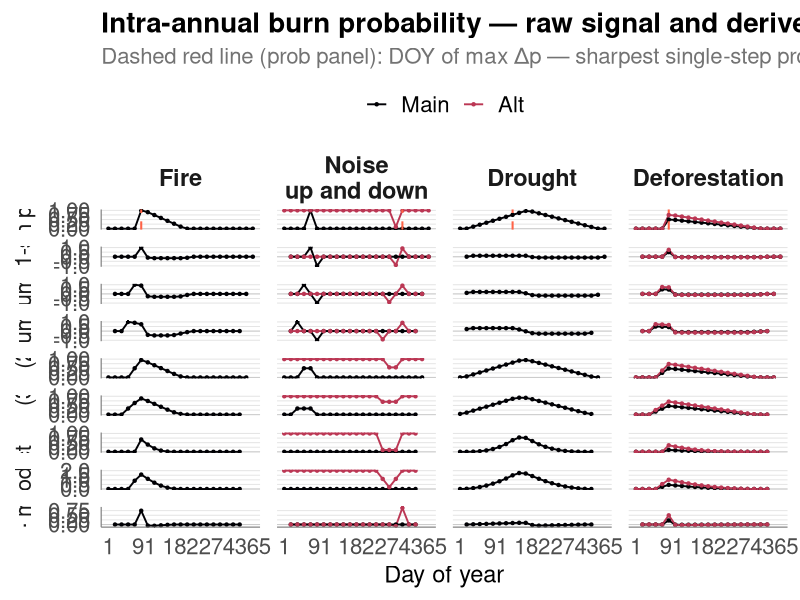
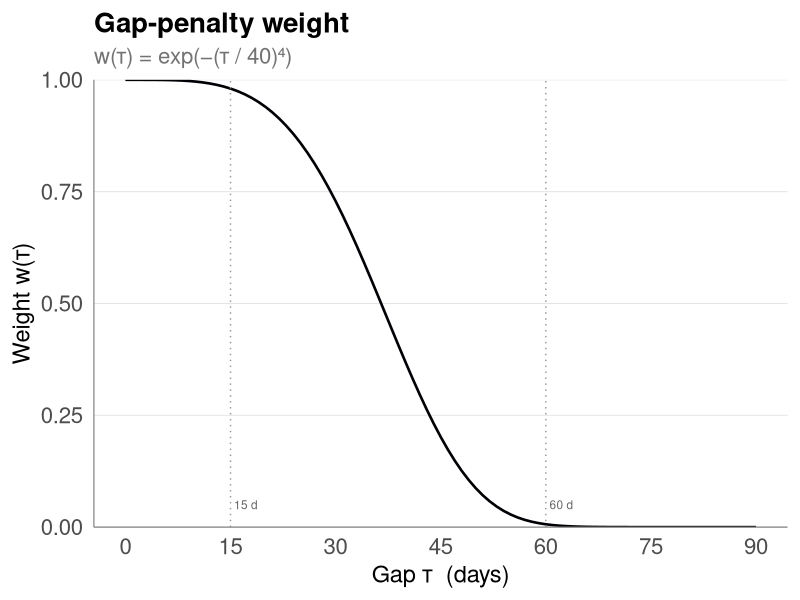
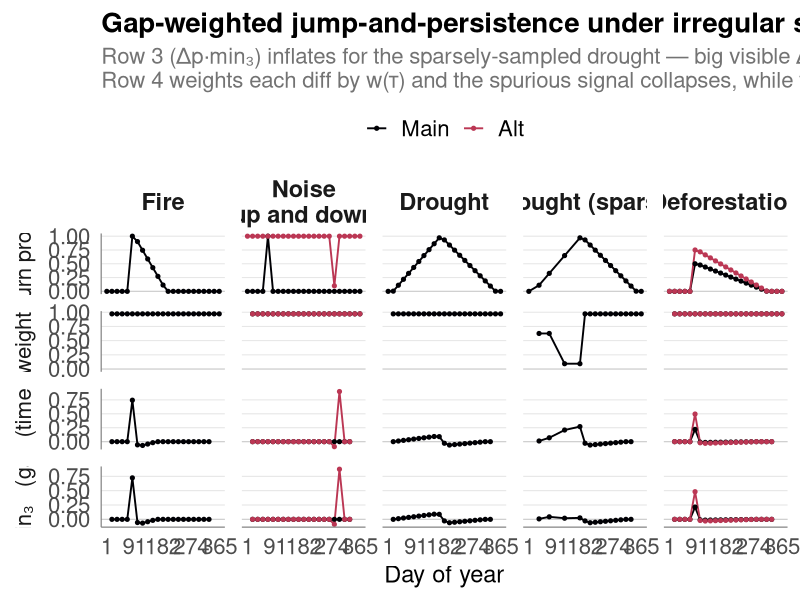
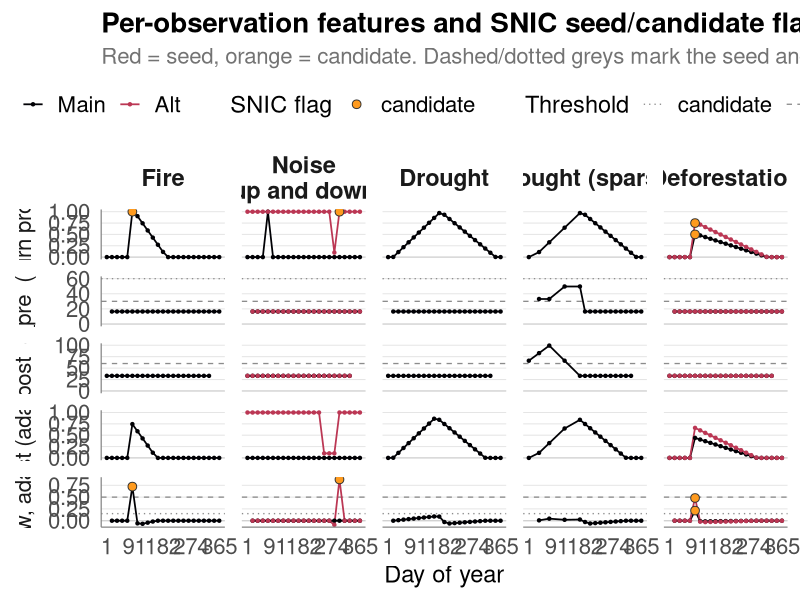
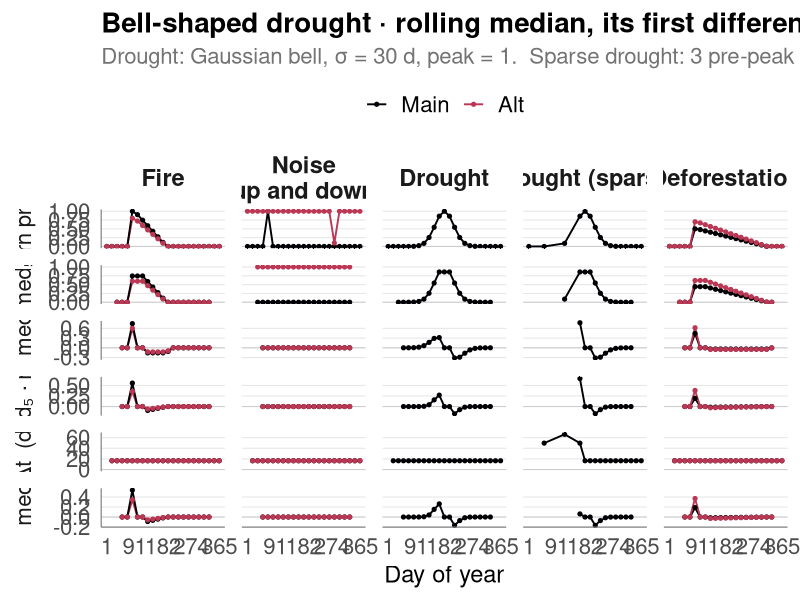
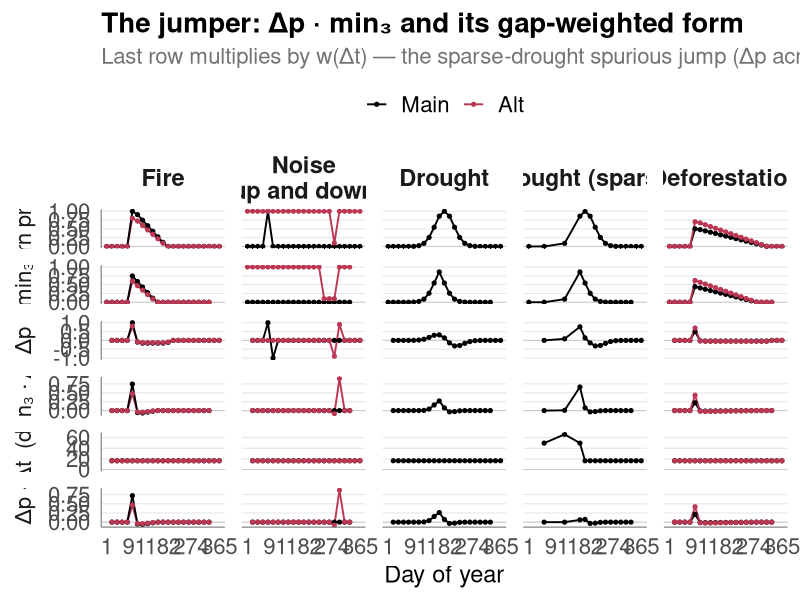
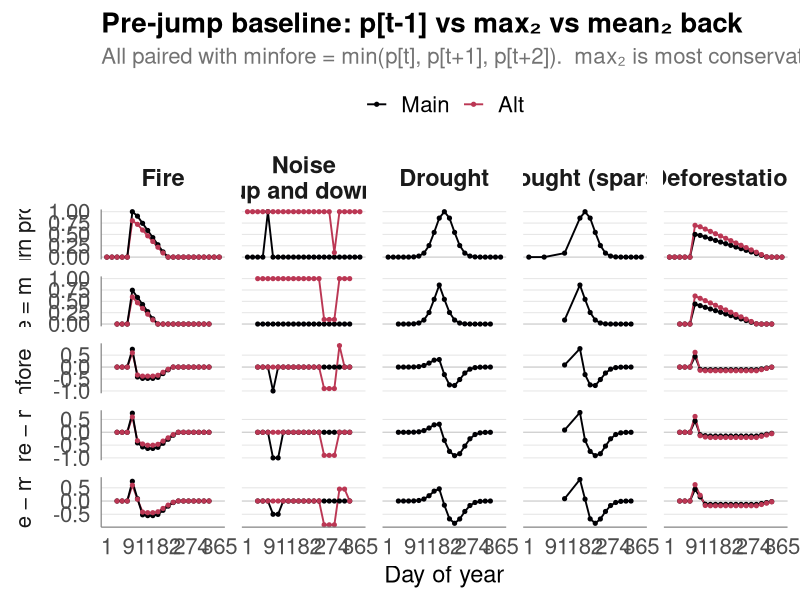

The R source for these figures, in order:
## ---- chunk 1
library(tidyverse)

# Single source of truth for plot styling. Bump `base_size` to scale every font
# in every plot, or tweak individual elements here to update all plots at once.
theme_burn <- function(base_size = 18) {
  theme_minimal(base_size = base_size) +
    theme(
      strip.placement   = "outside",
      strip.text.y.left = element_text(size   = base_size - 2,
                                       margin = margin(r = 6)),
      strip.text.x      = element_text(face   = "bold",
                                       size   = base_size - 1,
                                       margin = margin(b = 6)),
      panel.spacing     = unit(0.85, "lines"),
      panel.grid.minor  = element_blank(),
      panel.grid.major.x = element_blank(),
      panel.grid.major.y = element_line(colour = "grey90", linewidth = 0.35),
      axis.line         = element_line(colour = "grey50", linewidth = 0.4),
      plot.title        = element_text(face   = "bold",
                                       size   = base_size + 2,
                                       margin = margin(b = 6)),
      plot.subtitle     = element_text(size   = base_size - 2,
                                       colour = "grey45",
                                       margin = margin(b = 8)),
      axis.text         = element_text(size = base_size - 2),
      axis.title        = element_text(size = base_size - 1),
      legend.position   = "top",
      legend.box        = "horizontal",
      legend.title      = element_text(size = base_size - 1),
      legend.text       = element_text(size = base_size - 2)
    )
}

theme_set(theme_burn())
## ---- chunk 2
# Regular sampling at half the previous density (~16.5 d spacing).
n   <- 23
doy <- seq(1, 365, length.out = n)

# Signal shapes are defined directly in DOY space so they survive any change
# in sampling density. Helper for "spike at the obs nearest a target DOY".
idx_at <- function(target_doy) which.min(abs(doy - target_doy))

make_signal <- function(type, peak = 1.0) {
  p <- rep(0.0, n)
  switch(type,
    fire = {
      # peak plateau DOY 73–90, then linear decline to DOY 195
      p <- ifelse(doy < 73,                                  0,
           ifelse(doy <= 90,                                 peak,
           ifelse(doy <= 195, peak * (195 - doy) / (195 - 90), 0)))
    },
    noise = {
      # baseline 0, single high spike near DOY 73
      p[idx_at(73)] <- peak
    },
    noise_down = {
      # baseline 1, single low dip near DOY 276 (later in the year)
      p[]            <- 1.0
      p[idx_at(276)] <- 0.1
    },
    drought = {
      # slow linear increase DOY 17 → 171; linear decline to DOY 349
      p <- ifelse(doy < 17,                                          0,
           ifelse(doy <= 171, peak * (doy - 17)  / (171 - 17),
           ifelse(doy <= 349, peak * (349 - doy) / (349 - 171),      0)))
    },
    deforestation = {
      # peak plateau DOY 73–90, slow decline to DOY 317
      p <- ifelse(doy < 73,                                   0,
           ifelse(doy <= 90,                                  peak,
           ifelse(doy <= 317, peak * (317 - doy) / (317 - 90), 0)))
    }
  )
  p
}

# Each row defines one signal. Multiple rows per `case` are allowed and will be
# overlaid in the same column of the facet grid, distinguished by colour.
# `type` is the signal-generator key (passed to make_signal); `case` is the panel.
signal_specs <- tibble::tribble(
  ~case,           ~type,           ~level,         ~peak,
  "fire",          "fire",          NA_character_,  1.00,
  "noise",         "noise",         "up",           1.00,
  "noise",         "noise_down",    "down",         1.00,
  "drought",       "drought",       NA_character_,  1.00,
  "deforestation", "deforestation", "0.50",         0.50,
  "deforestation", "deforestation", "0.75",         0.75
)
## ---- chunk 3
# For a probability vector p at dates d, compute:
#   pdiff      : p[t] - p[t-1], assigned to forward date t
#   pdiff_sum2 : rolling sum of 2 consecutive diffs, date of first diff
#   pdiff_sum3 : rolling sum of 3 consecutive diffs, date of first diff
#   mean2      : 2-obs forward rolling mean of p, date of first obs
#   mean3      : 3-obs forward rolling mean of p, date of first obs
#   prod3      : 3-obs forward rolling product of p, date of first obs
#                — spike-killer: any zero in the window forces the window to zero
#   q3         : sum of products of consecutive pairs in a 3-obs window,
#                p[t]·p[t+1] + p[t+1]·p[t+2], date of first obs.
#                — fires when the high value is flanked by another high value;
#                  in log-space this is logsumexp(log p[t]+log p[t+1], log p[t+1]+log p[t+2])
#   jump_x_min : (p[t] - p[t-1]) · min(p[t], p[t+1], p[t+2]), date = t
#                — combined: requires both an abrupt jump AND persistence after,
#                  so it suppresses noise (no persistence) and drought (no jump) at once
compute_metrics <- function(p, d) {
  n  <- length(p)
  pd <- diff(p)          # length n-1
  m  <- length(pd)
  pd_doy <- d[-1]        # forward dates for each diff

  list(
    prob       = tibble(doy = d,              value = p),
    pdiff      = tibble(doy = pd_doy,         value = pd),
    pdiff_sum2 = tibble(doy = pd_doy[-m],     value = pd[-m] + pd[-1]),
    pdiff_sum3 = tibble(doy = pd_doy[1:(m-2)],
                        value = pd[1:(m-2)] + pd[2:(m-1)] + pd[3:m]),
    mean2      = tibble(doy = d[-n],          value = (p[-n] + p[-1]) / 2),
    mean3      = tibble(doy = d[1:(n-2)],     value = (p[1:(n-2)] + p[2:(n-1)] + p[3:n]) / 3),
    prod3      = tibble(doy = d[1:(n-2)],     value = p[1:(n-2)] * p[2:(n-1)] * p[3:n]),
    q3         = tibble(doy = d[1:(n-2)],
                        value = p[1:(n-2)] * p[2:(n-1)] + p[2:(n-1)] * p[3:n]),
    jump_x_min = tibble(
      doy   = d[2:(n-2)],
      value = (p[2:(n-2)] - p[1:(n-3)]) *
              pmin(p[2:(n-2)], p[3:(n-1)], p[4:n])
    )
  )
}

var_levels  <- c("prob", "pdiff", "pdiff_sum2", "pdiff_sum3",
                 "mean2", "mean3", "prod3", "q3", "jump_x_min")
case_levels <- c("fire", "noise", "drought", "deforestation")

df <- purrr::pmap_dfr(signal_specs, function(case, type, level, peak) {
  p      <- make_signal(type, peak)
  mets   <- compute_metrics(p, doy)
  sig_id <- if (is.na(level)) type else paste(case, level, sep = "_")
  purrr::map_dfr(var_levels, function(vr) {
    mets[[vr]] |> mutate(
      signal_id = sig_id,
      case      = case,
      level     = level,
      variable  = vr
    )
  })
}) |>
  mutate(
    case      = factor(case,     levels = case_levels),
    variable  = factor(variable, levels = var_levels),
    color_grp = dplyr::case_when(
      case == "noise"         & level == "down" ~ "Alt",
      case == "deforestation" & level == "0.75" ~ "Alt",
      TRUE                                      ~ "Main"
    )
  )
## ---- chunk 4
#| fig-width: 13
#| fig-height: 19

# DOY of max pdiff per case — vertical reference in the prob panel only.
# Multiple signals per case have the same transition DOY in these synthetics,
# so we keep one vline per case.
vline_df <- df |>
  filter(variable == "pdiff") |>
  group_by(signal_id, case) |>
  slice_max(value, n = 1, with_ties = FALSE) |>
  ungroup() |>
  group_by(case) |>
  slice_head(n = 1) |>
  ungroup() |>
  select(case, doy_vline = doy) |>
  mutate(variable = factor("prob", levels = var_levels))

var_labels <- c(
  prob       = "Burn prob.",
  pdiff      = "Δp  (1-step)",
  pdiff_sum2 = "Δp sum  (2)",
  pdiff_sum3 = "Δp sum  (3)",
  mean2      = "Mean  (2-obs)",
  mean3      = "Mean  (3-obs)",
  prod3      = "Product  (3-obs)",
  q3         = "Σ pair-prod  (3-obs)",
  jump_x_min = "Δp · min₃"
)

case_labels <- c(
  fire          = "Fire",
  noise         = "Noise\nup and down",
  drought       = "Drought",
  deforestation = "Deforestation"
)

ggplot(df, aes(x = doy, y = value, group = signal_id, colour = color_grp)) +
  geom_hline(yintercept = 0, colour = "grey80", linewidth = 0.35) +
  geom_line(linewidth = 0.65) +
  geom_point(size = 0.85) +
  geom_vline(
    data        = vline_df,
    aes(xintercept = doy_vline),
    colour      = "tomato",
    linetype    = "dashed",
    linewidth   = 0.7,
    inherit.aes = FALSE
  ) +
  facet_grid(
    variable ~ case,
    scales   = "free_y",
    switch   = "y",
    labeller = labeller(variable = var_labels, case = case_labels)
  ) +
  scale_colour_manual(
    name   = NULL,
    values = c(Main = "#000004", Alt = "#BB3754"),
    breaks = c("Main", "Alt")
  ) +
  scale_x_continuous(
    breaks = c(1, 91, 182, 274, 365),
    labels = c("1", "91", "182", "274", "365")
  ) +
  labs(
    x        = "Day of year",
    y        = NULL,
    title    = "Intra-annual burn probability — raw signal and derived metrics",
    subtitle = "Dashed red line (prob panel): DOY of max Δp — sharpest single-step probability increase"
  )
## ---- chunk 5
#| label: gap-weight-shape
#| fig-width: 6.5
#| fig-height: 3

gap_weight <- function(tau_days, tau0 = 40, k = 4) {
  exp(-(tau_days / tau0)^k)
}

tibble(tau = seq(0, 90, by = 1), w = gap_weight(tau)) |>
  ggplot(aes(tau, w)) +
  geom_line(linewidth = 0.9, colour = "#000004") +
  geom_vline(xintercept = c(15, 60), colour = "grey60", linetype = "dotted") +
  annotate("text", x = 15, y = 0.05, label = "15 d", hjust = -0.15, size = 3, colour = "grey40") +
  annotate("text", x = 60, y = 0.05, label = "60 d", hjust = -0.15, size = 3, colour = "grey40") +
  scale_y_continuous(limits = c(0, 1), expand = c(0, 0)) +
  scale_x_continuous(breaks = seq(0, 90, by = 15)) +
  labs(
    x        = "Gap τ  (days)",
    y        = "Weight w(τ)",
    title    = "Gap-penalty weight",
    subtitle = "w(τ) = exp(−(τ / 40)⁴)"
  )
## ---- chunk 6
# Sparse drought: keep only ~17 obs over the year (gaps up to ~50 d in the
# early part, dense from obs 11 onward).
sparse_keep <- c(1L, 3L, 5L, 8L, 11L:n)

build_obs <- function(case, peak, keep = seq_len(n)) {
  p_full <- make_signal(case, peak)
  list(p = p_full[keep], d = doy[keep])
}

signals2 <- list(
  fire              = list(case = "fire",           level = NA_character_,
                           obs = build_obs("fire",          1.00)),
  noise_up          = list(case = "noise",          level = "up",
                           obs = build_obs("noise",         1.00)),
  noise_down        = list(case = "noise",          level = "down",
                           obs = build_obs("noise_down",    1.00)),
  drought           = list(case = "drought",        level = NA_character_,
                           obs = build_obs("drought",       1.00)),
  drought_sparse    = list(case = "drought_sparse", level = NA_character_,
                           obs = build_obs("drought",       1.00, sparse_keep)),
  deforestation_050 = list(case = "deforestation",  level = "0.50",
                           obs = build_obs("deforestation", 0.50)),
  deforestation_075 = list(case = "deforestation",  level = "0.75",
                           obs = build_obs("deforestation", 0.75))
)

compute_jw <- function(p, d) {
  nn  <- length(p)
  pd  <- diff(p)              # length nn - 1
  tau <- diff(d)              # gap in days, length nn - 1
  w   <- gap_weight(tau)      # length nn - 1
  fwd <- d[-1]                # forward date for each diff / each gap

  idx       <- 1:(nn - 3)     # for jump: t = 2..(nn - 2)
  jx_doy    <- fwd[idx]
  persist3  <- pmin(p[2:(nn - 2)], p[3:(nn - 1)], p[4:nn])
  j_agn     <- pd[idx]            * persist3   # time-agnostic = jump_x_min
  j_w       <- pd[idx] * w[idx]   * persist3   # gap-weighted

  list(
    prob       = tibble(doy = d,        value = p),
    weight     = tibble(doy = fwd,      value = w),
    jump_x_min = tibble(doy = jx_doy,   value = j_agn),
    jump_w     = tibble(doy = jx_doy,   value = j_w)
  )
}

var2_levels  <- c("prob", "weight", "jump_x_min", "jump_w")
case2_levels <- c("fire", "noise", "drought", "drought_sparse", "deforestation")

df2 <- purrr::imap_dfr(signals2, function(sig, sig_id) {
  mets <- compute_jw(sig$obs$p, sig$obs$d)
  purrr::map_dfr(var2_levels, function(vr) {
    mets[[vr]] |> mutate(
      signal_id = sig_id,
      case      = sig$case,
      level     = sig$level,
      variable  = vr
    )
  })
}) |>
  mutate(
    case      = factor(case,     levels = case2_levels),
    variable  = factor(variable, levels = var2_levels),
    color_grp = dplyr::case_when(
      case == "noise"         & level == "down" ~ "Alt",
      case == "deforestation" & level == "0.75" ~ "Alt",
      TRUE                                      ~ "Main"
    )
  )
## ---- chunk 7
#| fig-width: 15
#| fig-height: 12

case2_labels <- c(
  fire           = "Fire",
  noise          = "Noise\nup and down",
  drought        = "Drought",
  drought_sparse = "Drought (sparse)",
  deforestation  = "Deforestation"
)

var2_labels <- c(
  prob       = "Burn prob.",
  weight     = "Gap weight  w(τ)",
  jump_x_min = "Δp · min₃   (time-agnostic)",
  jump_w     = "Δp · w(τ) · min₃   (gap-weighted)"
)

ggplot(df2, aes(x = doy, y = value,
                group = signal_id, colour = color_grp)) +
  geom_hline(yintercept = 0, colour = "grey80", linewidth = 0.35) +
  geom_line(linewidth = 0.65) +
  geom_point(size = 1.1) +
  facet_grid(
    variable ~ case,
    scales   = "free_y",
    switch   = "y",
    labeller = labeller(variable = var2_labels, case = case2_labels)
  ) +
  scale_colour_manual(
    name   = NULL,
    values = c(Main = "#000004", Alt = "#BB3754"),
    breaks = c("Main", "Alt")
  ) +
  scale_x_continuous(breaks = c(1, 91, 182, 274, 365)) +
  labs(
    x        = "Day of year",
    y        = NULL,
    title    = "Gap-weighted jump-and-persistence under irregular sampling",
    subtitle = "Row 3 (Δp·min₃) inflates for the sparsely-sampled drought — big visible Δp across long gaps.\nRow 4 weights each diff by w(τ) and the spurious signal collapses, while fire and deforestation are preserved."
  )
## ---- chunk 8
# Adaptive persistence: 3-obs min when the window's time span ≤ tau_max,
# otherwise fall back to 2-obs min (and to p[t] alone at the trailing edge).
persist_adapt_fn <- function(p, d, tau_max = 60) {
  nn       <- length(p)
  p3       <- rep(NA_real_, nn)
  p2       <- rep(NA_real_, nn)
  tau_post <- rep(NA_real_, nn)
  if (nn >= 3) {
    p3[1:(nn - 2)]       <- pmin(p[1:(nn - 2)], p[2:(nn - 1)], p[3:nn])
    tau_post[1:(nn - 2)] <- d[3:nn] - d[1:(nn - 2)]
  }
  if (nn >= 2) p2[1:(nn - 1)] <- pmin(p[1:(nn - 1)], p[2:nn])

  out <- p
  out <- ifelse(!is.na(p2), p2, out)
  out <- ifelse(!is.na(p3) & !is.na(tau_post) & tau_post <= tau_max, p3, out)
  out
}

compute_snic_features <- function(p, d,
                                   tau_max       = 60,
                                   theta_high    = 0.5,
                                   theta_low     = 0.15,
                                   tau_pre_seed  = 30,
                                   tau_pre_cand  = 60,
                                   tau_post_seed = 60,
                                   n_min_seed    = 35,
                                   n_min_cand    = 20) {
  nn         <- length(p)
  n_obs_year <- nn

  tau_pre  <- c(NA_real_, diff(d))
  tau_post <- if (nn >= 3) c(d[3:nn] - d[1:(nn - 2)], NA_real_, NA_real_)
              else rep(NA_real_, nn)
  w_pre    <- gap_weight(tau_pre)

  persist_adapt <- persist_adapt_fn(p, d, tau_max = tau_max)
  dp            <- c(NA_real_, diff(p))
  J_w_adapt     <- dp * w_pre * persist_adapt

  is_seed <- !is.na(J_w_adapt) & J_w_adapt >= theta_high &
             !is.na(tau_pre)   & tau_pre   <= tau_pre_seed &
             !is.na(tau_post)  & tau_post  <= tau_post_seed &
             n_obs_year >= n_min_seed

  is_cand <- !is.na(J_w_adapt) & J_w_adapt >= theta_low &
             !is.na(tau_pre)   & tau_pre   <= tau_pre_cand &
             n_obs_year >= n_min_cand

  tibble(
    doy           = d,
    p             = p,
    tau_pre       = tau_pre,
    tau_post      = tau_post,
    w_pre         = w_pre,
    persist_adapt = persist_adapt,
    dp            = dp,
    J_w_adapt     = J_w_adapt,
    n_obs_year    = n_obs_year,
    flag          = factor(
      dplyr::case_when(is_seed ~ "seed", is_cand ~ "candidate", TRUE ~ "none"),
      levels = c("none", "candidate", "seed")
    )
  )
}

df3 <- purrr::imap_dfr(signals2, function(sig, sig_id) {
  feats <- compute_snic_features(sig$obs$p, sig$obs$d)
  feats |> mutate(
    signal_id = sig_id,
    case      = sig$case,
    level     = sig$level
  )
}) |>
  mutate(
    case      = factor(case, levels = case2_levels),
    color_grp = dplyr::case_when(
      case == "noise"         & level == "down" ~ "Alt",
      case == "deforestation" & level == "0.75" ~ "Alt",
      TRUE                                      ~ "Main"
    )
  )
## ---- chunk 9
#| fig-width: 15
#| fig-height: 14

var3_levels <- c("prob", "tau_pre", "tau_post", "persist_adapt", "J_w_adapt")

var3_labels <- c(
  prob          = "Burn prob.",
  tau_pre       = "τ_pre  (d)",
  tau_post      = "τ_post  (d)",
  persist_adapt = "Persist (adaptive)",
  J_w_adapt     = "J  (w, adapt)"
)

df3_long <- df3 |>
  select(doy, signal_id, case, color_grp, flag,
         prob = p, tau_pre, tau_post, persist_adapt, J_w_adapt) |>
  tidyr::pivot_longer(c(prob, tau_pre, tau_post, persist_adapt, J_w_adapt),
                      names_to = "variable", values_to = "value") |>
  mutate(variable = factor(variable, levels = var3_levels))

# Threshold reference lines per row
hlines_df <- tibble::tribble(
  ~variable,    ~yintercept, ~thr_type,
  "tau_pre",    30,          "seed",
  "tau_pre",    60,          "candidate",
  "tau_post",   60,          "seed",
  "J_w_adapt",  0.5,         "seed",
  "J_w_adapt",  0.15,        "candidate"
) |>
  mutate(variable = factor(variable, levels = var3_levels))

# Flag markers — only on the prob and J_w_adapt rows
flag_markers <- df3_long |>
  filter(variable %in% c("prob", "J_w_adapt"), flag != "none")

ggplot(df3_long, aes(x = doy, y = value,
                     group = signal_id, colour = color_grp)) +
  geom_hline(yintercept = 0, colour = "grey80", linewidth = 0.35) +
  geom_hline(
    data        = hlines_df,
    aes(yintercept = yintercept, linetype = thr_type),
    colour      = "grey55",
    linewidth   = 0.45,
    inherit.aes = FALSE
  ) +
  geom_line(linewidth = 0.6) +
  geom_point(size = 0.85) +
  geom_point(
    data        = flag_markers,
    aes(x = doy, y = value, fill = flag),
    shape       = 21,
    colour      = "grey20",
    size        = 2.6,
    stroke      = 0.5,
    inherit.aes = FALSE
  ) +
  facet_grid(
    variable ~ case,
    scales   = "free_y",
    switch   = "y",
    labeller = labeller(variable = var3_labels, case = case2_labels)
  ) +
  scale_colour_manual(
    name   = NULL,
    values = c(Main = "#000004", Alt = "#BB3754"),
    breaks = c("Main", "Alt")
  ) +
  scale_fill_manual(
    name   = "SNIC flag",
    values = c(seed = "#e31a1c", candidate = "#ff9b1f")
  ) +
  scale_linetype_manual(
    name   = "Threshold",
    values = c(seed = "dashed", candidate = "dotted")
  ) +
  scale_x_continuous(breaks = c(1, 91, 182, 274, 365)) +
  labs(
    x        = "Day of year",
    y        = NULL,
    title    = "Per-observation features and SNIC seed/candidate flags",
    subtitle = "Red = seed, orange = candidate. Dashed/dotted greys mark the seed and candidate thresholds on τ_pre, τ_post, and J."
  )
## ---- chunk 10
mu_bell    <- doy[idx_at(180)]   # peak obs nearest mid-year (DOY ≈ 182.5)
sigma_bell <- 30                 # days

make_signal_bell <- function(type, peak = 1.0) {
  p <- rep(0.0, n)
  switch(type,
    fire = {
      p <- ifelse(doy < 73,                                  0,
           ifelse(doy <= 90,                                 peak,
           ifelse(doy <= 195, peak * (195 - doy) / (195 - 90), 0)))
    },
    noise = {
      p[idx_at(73)] <- peak
    },
    noise_down = {
      p[]            <- 1.0
      p[idx_at(276)] <- 0.1
    },
    drought = {
      p <- peak * exp(-((doy - mu_bell)^2) / (2 * sigma_bell^2))
    },
    deforestation = {
      p <- ifelse(doy < 73,                                   0,
           ifelse(doy <= 90,                                  peak,
           ifelse(doy <= 317, peak * (317 - doy) / (317 - 90), 0)))
    }
  )
  p
}

# Sparse drought: obs 1, 4, 8 before peak; dense from obs 11 onward.
# At obs 8 (DOY ≈ 117): bell ≈ 0.09 → jump to ≈ 0.86 at obs 11 (DOY ≈ 166).
sparse_keep_bell <- c(1L, 4L, 8L, 11L:n)

build_obs_bell <- function(case, peak, keep = seq_len(n)) {
  p_full <- make_signal_bell(case, peak)
  list(p = p_full[keep], d = doy[keep])
}

signals_ws <- list(
  fire_100          = list(case = "fire",           level = "1.00",
                           obs = build_obs_bell("fire",          1.00)),
  fire_080          = list(case = "fire",           level = "0.80",
                           obs = build_obs_bell("fire",          0.80)),
  noise_up          = list(case = "noise",          level = "up",
                           obs = build_obs_bell("noise",         1.00)),
  noise_down        = list(case = "noise",          level = "down",
                           obs = build_obs_bell("noise_down",    1.00)),
  drought           = list(case = "drought",        level = NA_character_,
                           obs = build_obs_bell("drought",       1.00)),
  drought_sparse    = list(case = "drought_sparse", level = NA_character_,
                           obs = build_obs_bell("drought",       1.00, sparse_keep_bell)),
  deforestation_050 = list(case = "deforestation",  level = "0.50",
                           obs = build_obs_bell("deforestation", 0.50)),
  deforestation_070 = list(case = "deforestation",  level = "0.70",
                           obs = build_obs_bell("deforestation", 0.70))
)

# 5-obs forward rolling median dated at the middle (3rd) observation.
compute_ws1 <- function(p, d) {
  nn      <- length(p)
  valid_n <- max(nn - 4L, 0L)

  if (valid_n > 0L) {
    med5_val <- vapply(seq_len(valid_n),
                       function(i) median(p[i:(i + 4L)]),
                       numeric(1))
    med5_doy <- d[seq_len(valid_n) + 2L]   # middle obs of each 5-obs window
  } else {
    med5_val <- numeric(0)
    med5_doy <- numeric(0)
  }

  dm5 <- diff(med5_val)
  # Gap between consecutive med5 dates = gap between the two middle obs of the
  # rolling windows. We use this gap to soften the product near long gaps.
  gw_med <- if (length(med5_doy) >= 2) gap_weight(diff(med5_doy)) else numeric(0)

  list(
    prob        = tibble(doy = d,             value = p),
    median5     = tibble(doy = med5_doy,      value = med5_val),
    diff_med5   = tibble(doy = med5_doy[-1],  value = dm5),
    prod_med5   = tibble(doy = med5_doy[-1],  value = dm5 * med5_val[-1]),
    delta_t     = tibble(doy = d[-1],         value = diff(d)),
    prod_med5_w = tibble(doy = med5_doy[-1],  value = dm5 * med5_val[-1] * gw_med)
  )
}

var_ws1_levels <- c("prob", "median5", "diff_med5", "prod_med5",
                    "delta_t", "prod_med5_w")

df_ws1 <- purrr::imap_dfr(signals_ws, function(sig, sig_id) {
  mets <- compute_ws1(sig$obs$p, sig$obs$d)
  purrr::map_dfr(var_ws1_levels, function(vr) {
    mets[[vr]] |> mutate(
      signal_id = sig_id,
      case      = sig$case,
      level     = sig$level,
      variable  = vr
    )
  })
}) |>
  mutate(
    case      = factor(case,     levels = case2_levels),
    variable  = factor(variable, levels = var_ws1_levels),
    color_grp = dplyr::case_when(
      case == "fire"          & level == "0.80" ~ "Alt",
      case == "noise"         & level == "down" ~ "Alt",
      case == "deforestation" & level == "0.70" ~ "Alt",
      TRUE                                      ~ "Main"
    )
  )
## ---- chunk 11
#| fig-width: 14
#| fig-height: 13

var_ws1_labels <- c(
  prob        = "Burn prob.",
  median5     = "med₅",
  diff_med5   = "Δ med₅",
  prod_med5   = "Δmed₅ · med₅",
  delta_t     = "Δt  (d)",
  prod_med5_w = "Δmed₅ · med₅ · w(Δt)"
)

ggplot(df_ws1, aes(x = doy, y = value,
                   group = signal_id, colour = color_grp)) +
  geom_hline(yintercept = 0, colour = "grey80", linewidth = 0.35) +
  geom_line(linewidth = 0.65) +
  geom_point(size = 1.1) +
  facet_grid(
    variable ~ case,
    scales   = "free_y",
    switch   = "y",
    labeller = labeller(variable = var_ws1_labels, case = case2_labels)
  ) +
  scale_colour_manual(
    name   = NULL,
    values = c(Main = "#000004", Alt = "#BB3754"),
    breaks = c("Main", "Alt")
  ) +
  scale_x_continuous(breaks = c(1, 91, 182, 274, 365)) +
  labs(
    x        = "Day of year",
    y        = NULL,
    title    = "Bell-shaped drought · rolling median, its first difference, and gap-weighted product",
    subtitle = paste0(
      "Drought: Gaussian bell, σ = 30 d, peak = 1.  ",
      "Sparse drought: 3 pre-peak obs (last at DOY ≈ 117, prob ≈ 0.09)."
    )
  )
## ---- chunk 12
# dp[t]   = p[t] - p[t-1], dated at d[t]   (t = 2..nn)
# min3[t] = min(p[t], p[t+1], p[t+2]), dated at d[t]   (t = 1..nn-2)
# jumper  = dp[t] * min3[t], overlap at t = 2..nn-2
compute_ws2 <- function(p, d) {
  nn       <- length(p)
  dp_val   <- diff(p)
  min3_val <- pmin(p[1:(nn - 2)], p[2:(nn - 1)], p[3:nn])
  delta_t  <- diff(d)                                # length nn - 1
  gw_dp    <- gap_weight(delta_t)                    # weight for each Δp

  list(
    prob     = tibble(doy = d,               value = p),
    dp       = tibble(doy = d[-1],           value = dp_val),
    min3     = tibble(doy = d[1:(nn - 2)],   value = min3_val),
    jumper   = tibble(doy = d[2:(nn - 2)],
                      value = dp_val[1:(nn - 3)] * min3_val[2:(nn - 2)]),
    delta_t  = tibble(doy = d[-1],           value = delta_t),
    jumper_w = tibble(doy = d[2:(nn - 2)],
                      value = dp_val[1:(nn - 3)] * min3_val[2:(nn - 2)] *
                              gw_dp[1:(nn - 3)])
  )
}

var_ws2_levels <- c("prob", "min3", "dp", "jumper", "delta_t", "jumper_w")

df_ws2 <- purrr::imap_dfr(signals_ws, function(sig, sig_id) {
  mets <- compute_ws2(sig$obs$p, sig$obs$d)
  purrr::map_dfr(var_ws2_levels, function(vr) {
    mets[[vr]] |> mutate(
      signal_id = sig_id,
      case      = sig$case,
      level     = sig$level,
      variable  = vr
    )
  })
}) |>
  mutate(
    case      = factor(case,     levels = case2_levels),
    variable  = factor(variable, levels = var_ws2_levels),
    color_grp = dplyr::case_when(
      case == "fire"          & level == "0.80" ~ "Alt",
      case == "noise"         & level == "down" ~ "Alt",
      case == "deforestation" & level == "0.70" ~ "Alt",
      TRUE                                      ~ "Main"
    )
  )
## ---- chunk 13
#| fig-width: 14
#| fig-height: 13

var_ws2_labels <- c(
  prob     = "Burn prob.",
  min3     = "min₃",
  dp       = "Δp",
  jumper   = "min₃ · Δp",
  delta_t  = "Δt  (d)",
  jumper_w = "min₃ · Δp · w(Δt)"
)

ggplot(df_ws2, aes(x = doy, y = value,
                   group = signal_id, colour = color_grp)) +
  geom_hline(yintercept = 0, colour = "grey80", linewidth = 0.35) +
  geom_line(linewidth = 0.65) +
  geom_point(size = 1.1) +
  facet_grid(
    variable ~ case,
    scales   = "free_y",
    switch   = "y",
    labeller = labeller(variable = var_ws2_labels, case = case2_labels)
  ) +
  scale_colour_manual(
    name   = NULL,
    values = c(Main = "#000004", Alt = "#BB3754"),
    breaks = c("Main", "Alt")
  ) +
  scale_x_continuous(breaks = c(1, 91, 182, 274, 365)) +
  labs(
    x        = "Day of year",
    y        = NULL,
    title    = "The jumper: Δp · min₃ and its gap-weighted form",
    subtitle = "Last row multiplies by w(Δt) — the sparse-drought spurious jump (Δp across a long gap) is suppressed; fire survives."
  )
## ---- chunk 14
# Three pre-jump baseline estimators, all paired with the same forward
# persistence term minfore = min(p[t], p[t+1], p[t+2]):
#   prev     : p[t-1]                (single latest obs; most local, noisiest)
#   maxback  : max(p[t-2], p[t-1])   (conservative; = diff(median5) on monotone runs)
#   meanback : mean(p[t-2], p[t-1])  (variance-reduced; inflates Δ on slow ramps)
# delta_* = minfore - baseline, dated at d[t]. Valid anchor t = 3..(n-2).
compute_ws3 <- function(p, d) {
  nn <- length(p)
  if (nn < 5) return(list())
  t_idx    <- 3:(nn - 2)
  minfore  <- pmin(p[3:(nn - 2)], p[4:(nn - 1)], p[5:nn])
  prev     <- p[2:(nn - 3)]
  maxback  <- pmax(p[1:(nn - 4)], p[2:(nn - 3)])
  meanback <- (p[1:(nn - 4)] + p[2:(nn - 3)]) / 2
  doy_t    <- d[t_idx]

  list(
    prob       = tibble(doy = d,     value = p),
    minfore    = tibble(doy = doy_t, value = minfore),
    delta_prev = tibble(doy = doy_t, value = minfore - prev),
    delta_max  = tibble(doy = doy_t, value = minfore - maxback),
    delta_mean = tibble(doy = doy_t, value = minfore - meanback)
  )
}

var_ws3_levels <- c("prob", "minfore", "delta_prev", "delta_max", "delta_mean")

df_ws3 <- purrr::imap_dfr(signals_ws, function(sig, sig_id) {
  mets <- compute_ws3(sig$obs$p, sig$obs$d)
  purrr::map_dfr(var_ws3_levels, function(vr) {
    mets[[vr]] |> mutate(
      signal_id = sig_id,
      case      = sig$case,
      level     = sig$level,
      variable  = vr
    )
  })
}) |>
  mutate(
    case      = factor(case,     levels = case2_levels),
    variable  = factor(variable, levels = var_ws3_levels),
    color_grp = dplyr::case_when(
      case == "fire"          & level == "0.80" ~ "Alt",
      case == "noise"         & level == "down" ~ "Alt",
      case == "deforestation" & level == "0.70" ~ "Alt",
      TRUE                                      ~ "Main"
    )
  )
## ---- chunk 15
#| fig-width: 14
#| fig-height: 12

var_ws3_labels <- c(
  prob       = "Burn prob.",
  minfore    = "minfore = min₃ fwd",
  delta_prev = "Δ = minfore − p[t-1]",
  delta_max  = "Δ = minfore − max₂ back",
  delta_mean = "Δ = minfore − mean₂ back"
)

ggplot(df_ws3, aes(x = doy, y = value,
                   group = signal_id, colour = color_grp)) +
  geom_hline(yintercept = 0, colour = "grey80", linewidth = 0.35) +
  geom_line(linewidth = 0.65) +
  geom_point(size = 1.1) +
  facet_grid(
    variable ~ case,
    scales   = "free_y",
    switch   = "y",
    labeller = labeller(variable = var_ws3_labels, case = case2_labels)
  ) +
  scale_colour_manual(
    name   = NULL,
    values = c(Main = "#000004", Alt = "#BB3754"),
    breaks = c("Main", "Alt")
  ) +
  scale_x_continuous(breaks = c(1, 91, 182, 274, 365)) +
  labs(
    x        = "Day of year",
    y        = NULL,
    title    = "Pre-jump baseline: p[t-1] vs max₂ vs mean₂ back",
    subtitle = paste0(
      "All paired with minfore = min(p[t], p[t+1], p[t+2]).  ",
      "max₂ is most conservative (= diff(median5) on monotone runs); ",
      "mean₂ inflates Δ on slow ramps (drought); p[t-1] is most local but noisiest."
    )
  )
